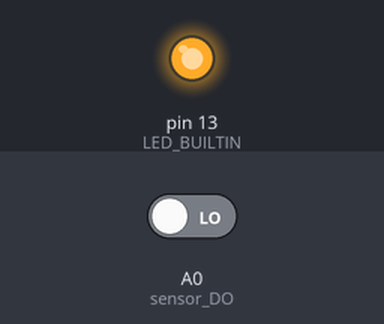
Recording of a sketch running on a simulated Arduino Uno, built with avr-gcc and run on an emulated ATmega328P. Parts: output pins drawn as LEDs (lit = HIGH). The test bench sets the inputs (shaded band); at power-on: A0 (sensor_DO) LOW. What the sketch prints to the serial monitor is not drawn.

Above: at 4.8 s.
4.9 s: A0 (sensor_DO) driven HIGH
Timing chart, 0 to 7.9 s (numbered marks = the images above; inputs shaded):
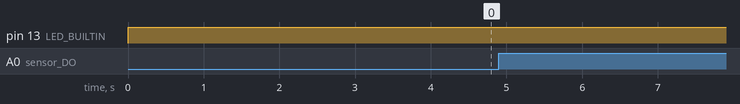

Measured:
- after the input at 4.9 s, every drawn part: stays the same

The sketch:

Raindrop.ino
```cpp
#define sensor_DO A0

void setup() {
  Serial.begin(9600);
  pinMode(LED_BUILTIN, OUTPUT);

}

void loop() {

  int val = digitalRead(sensor_DO);
  Serial.print("Digital Output: ");
  Serial.print(val);

  if (val == 1) {
    Serial.println("   Status: Dry");
  } else {
    Serial.println("   Status: Wet");
    digitalWrite(LED_BUILTIN, HIGH);   // turn the LED on (HIGH is the voltage level)
    delay(1000);
  }

  delay(1000);
}
```
